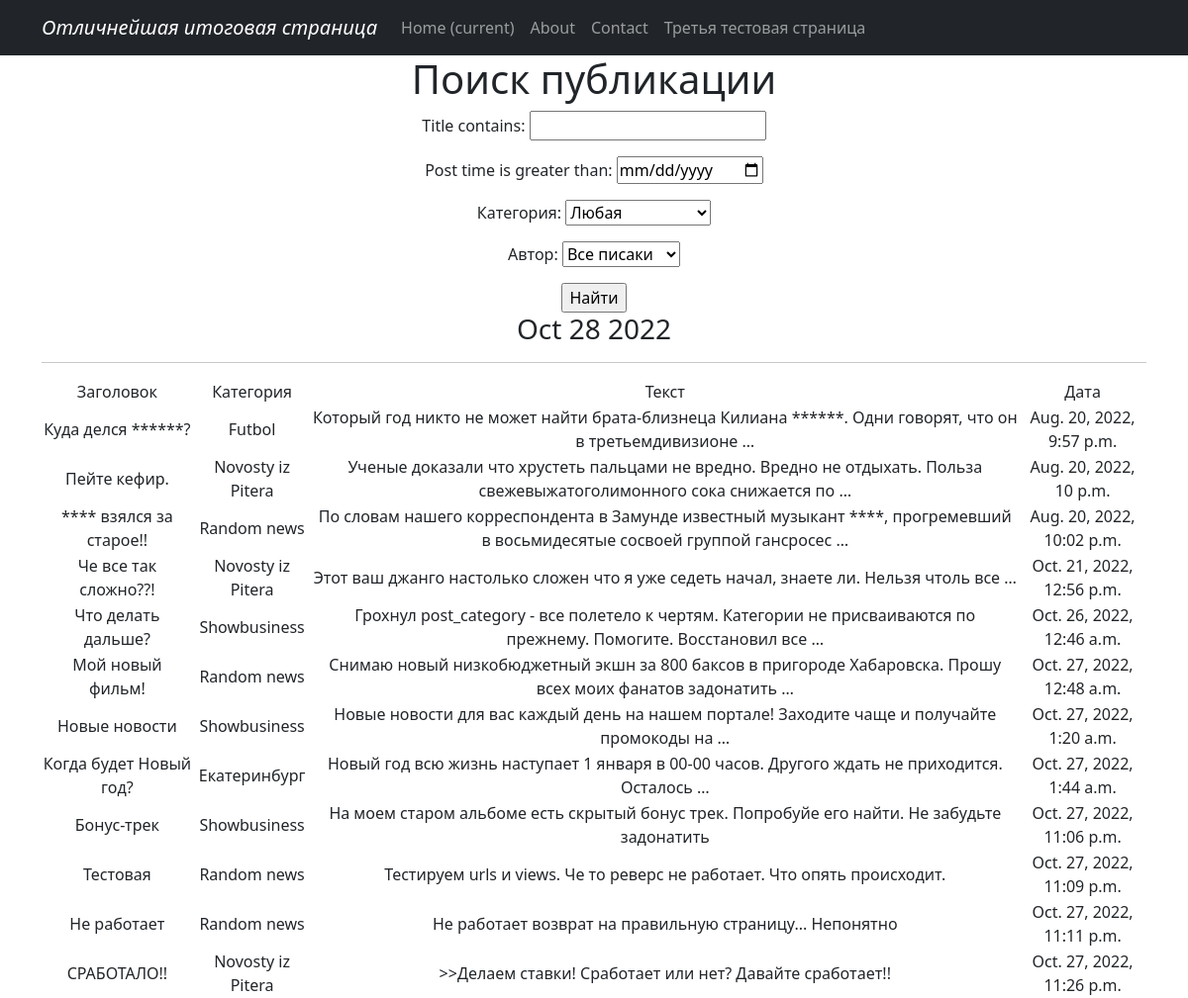
The app's page /news/search/ with its own data.
### News/models.py (models this page shows, shortened)
class Post(models.Model):
    author = models.ForeignKey(Author, on_delete=models.CASCADE)
    post_time = models.DateTimeField(auto_now_add = True)
    post_type = models.CharField(max_length=3, choices = CHOICES, default = news)
    title = models.CharField(max_length=255)
    content = models.TextField()
    post_rating = models.IntegerField(default=0)
    category = models.ManyToManyField(Category, through = 'PostCategory')
    def categoria(self):
        for categ in self.category.all():
            return categ

class Category(models.Model):
    category_name = models.CharField(max_length=255, unique = True, null=True, blank=True)
    def __str__(self):
       return self.category_name

### News/views.py (the view)
# urls.py: path('search/', PostSearcher.as_view(), name='post_search'),
class PostSearcher(ListView):
    model = Post
    template_name = 'post_search.html'
    context_object_name = 'post_search'
    def get_queryset(self):
        queryset = super().get_queryset()
        self.filterset = PostFilter(self.request.GET, queryset)
        return self.filterset.qs
    def get_context_data(self, **kwargs):
        context = super().get_context_data(**kwargs)
        context['filterset'] = self.filterset
        return context

### News/models.py (called while the page is built)
    def __str__(self):
        return f'{self.user.username}'

### News/templatetags/custom_filters.py (called while the page is built)
@register.filter()
def cenzura(value):
    for word in Slovechki:
        value = value.replace(word, '*' * len(word))
    return value

### News/templatetags/custom_tags.py (called while the page is built)
@register.simple_tag()
def current_time(format_string='%b %d %Y'):
   return datetime.utcnow().strftime(format_string)

### templates/post_search.html (shortened to what this page needs)
{% extends 'flatpages/default.html' %}
{% load custom_filters %}
{% load custom_tags %}
{% block content %}
   <h1>Поиск публикации</h1>
   <form action="" method="get">
       {{ filterset.form.as_p }}
       <input type="submit" value="Найти" />
   </form>
   <h3>{% current_time '%b %d %Y' %}</h3>
   <hr>
   {% if post_search %}
        <table>
            <tr>
                <td>Заголовок</td>
                <td/> Категория </td>
                <td>Текст</td>
                <td>Дата</td>
            </tr>
            {% for post in post_search %}
            <tr>
                <td>{{post.title | cenzura}}</td>
                <td/> {{post.categoria}} </td>
                <td>{{post.content|truncatewords:15 | cenzura}}</td>
                <td>{{post.post_time}}</td>
            </tr>
            {% endfor %}
        </table>
   {% else %}
       <h2>Публикации не найдены!</h2>
   {% endif %}
{% endblock content %}

### records on screen
Post: title|cenzura "Куда делся ******?", categoria "Futbol", content|cenzura "Который год никто не может найти брата-близнеца Килиана ******. Одни говорят, что он в третьемдивизионе …", post_time "Aug. 20, 2022, 9:57 p.m."
Post: title|cenzura "Пейте кефир.", categoria "Novosty iz Pitera", content|cenzura "Ученые доказали что хрустеть пальцами не вредно. Вредно не отдыхать. Польза свежевыжатоголимонного сока снижается по …", post_time "Aug. 20, 2022, 10 p.m."
Post: title|cenzura "**** взялся за старое!!", categoria "Random news", content|cenzura "По словам нашего корреспондента в Замунде известный музыкант ****, прогремевший в восьмидесятые сосвоей группой гансросес …", post_time "Aug. 20, 2022, 10:02 p.m."
Post: title|cenzura "Че все так сложно??!", categoria "Novosty iz Pitera", content|cenzura "Этот ваш джанго настолько сложен что я уже седеть начал, знаете ли. Нельзя чтоль все …", post_time "Oct. 21, 2022, 12:56 p.m."
Post: title|cenzura "Что делать дальше?", categoria "Showbusiness", content|cenzura "Грохнул post_category - все полетело к чертям. Категории не присваиваются по прежнему. Помогите. Восстановил все …", post_time "Oct. 26, 2022, 12:46 a.m."
Post: title|cenzura "Мой новый фильм!", categoria "Random news", content|cenzura "Снимаю новый низкобюджетный экшн за 800 баксов в пригороде Хабаровска. Прошу всех моих фанатов задонатить …", post_time "Oct. 27, 2022, 12:48 a.m."
Post: title|cenzura "Новые новости", categoria "Showbusiness", content|cenzura "Новые новости для вас каждый день на нашем портале! Заходите чаще и получайте промокоды на …", post_time "Oct. 27, 2022, 1:20 a.m."
Post: title|cenzura "Когда будет Новый год?", categoria "Екатеринбург", content|cenzura "Новый год всю жизнь наступает 1 января в 00-00 часов. Другого ждать не приходится. Осталось …", post_time "Oct. 27, 2022, 1:44 a.m."
Post: title|cenzura "Бонус-трек", categoria "Showbusiness", content|cenzura "На моем старом альбоме есть скрытый бонус трек. Попробуйе его найти. Не забудьте задонатить", post_time "Oct. 27, 2022, 11:06 p.m."
Post: title|cenzura "Тестовая", categoria "Random news", content|cenzura "Тестируем urls и views. Че то реверс не работает. Что опять происходит.", post_time "Oct. 27, 2022, 11:09 p.m."
Post: title|cenzura "Не работает", categoria "Random news", content|cenzura "Не работает возврат на правильную страницу... Непонятно", post_time "Oct. 27, 2022, 11:11 p.m."
Post: title|cenzura "СРАБОТАЛО!!", categoria "Novosty iz Pitera", content|cenzura ">>Делаем ставки! Сработает или нет? Давайте сработает!!", post_time "Oct. 27, 2022, 11:26 p.m."
